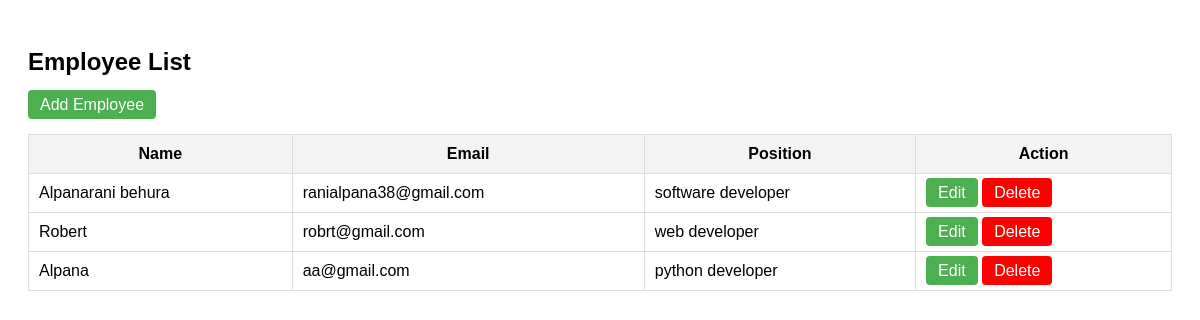
The app's page /, older data.
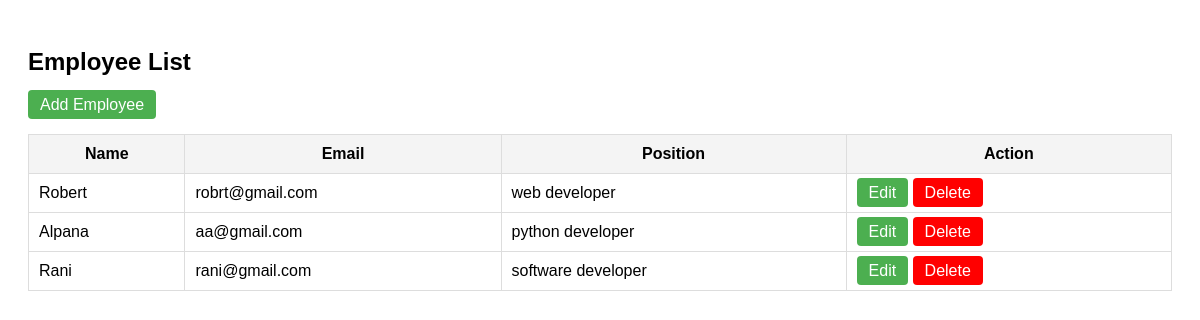
The same page, newer data.
### core/models.py (models this page shows, shortened)
class Employee(models.Model):
    name = models.CharField(max_length=100)
    email = models.EmailField()
    position = models.CharField(max_length=100)

### core/views.py (the view)
# urls.py: path('', views.employee_list, name='employee_list'),
def employee_list(request):
    employees = Employee.objects.all()
    return render(request, 'core/list.html', {'employees': employees})

### core/templates/core/list.html (shortened to what this page needs)
<!DOCTYPE html>
<html>
<head>
</head>
<body>
    <h2>Employee List</h2>
    <a href="{% url 'employee_create' %}" class="button">Add Employee</a>
    <table>
        <thead>
            <tr>
                <th>Name</th>
                <th>Email</th>
                <th>Position</th>
                <th>Action</th>
            </tr>
        </thead>
        <tbody>
            {% for employee in employees %}
            <tr>
                <td>{{ employee.name }}</td>
                <td>{{ employee.email }}</td>
                <td>{{ employee.position }}</td>
                <td>
                    <a href="{% url 'employee_update' employee.pk %}" class="button">Edit</a>
                    <a href="{% url 'employee_delete' employee.pk %}" class="button" style="background-color:red;">Delete</a>
                </td>
            </tr>
            {% empty %}
            <tr>
                <td colspan="4">No employees found.</td>
            </tr>
            {% endfor %}
        </tbody>
    </table>
</body>
</html>

### core/templates/core/list.html (style rules this page uses)
body { font-family: Arial; padding: 20px; }
table { border-collapse: collapse; width: 100%; margin-top: 20px; }
th, td { border: 1px solid #ddd; padding: 10px; }
th { background-color: #f4f4f4; }
a.button { background-color: #4CAF50; color: white; padding: 6px 12px; text-decoration: none; border-radius: 4px; }

Row changes from the older to the newer data that the page shows:
removed Employee: name "Alpanarani behura", email "ranialpana38@gmail.com", position "software developer"
added Employee: name "Rani", email "rani@gmail.com", position "software developer"
